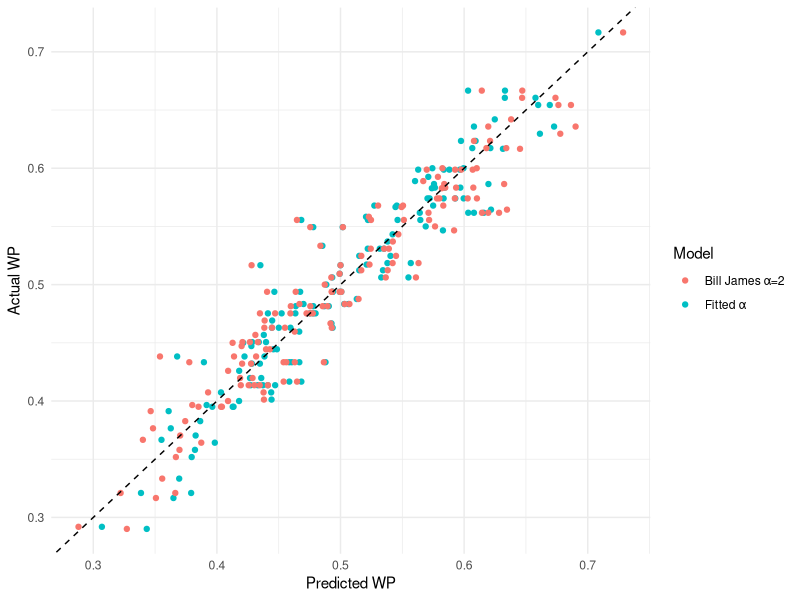
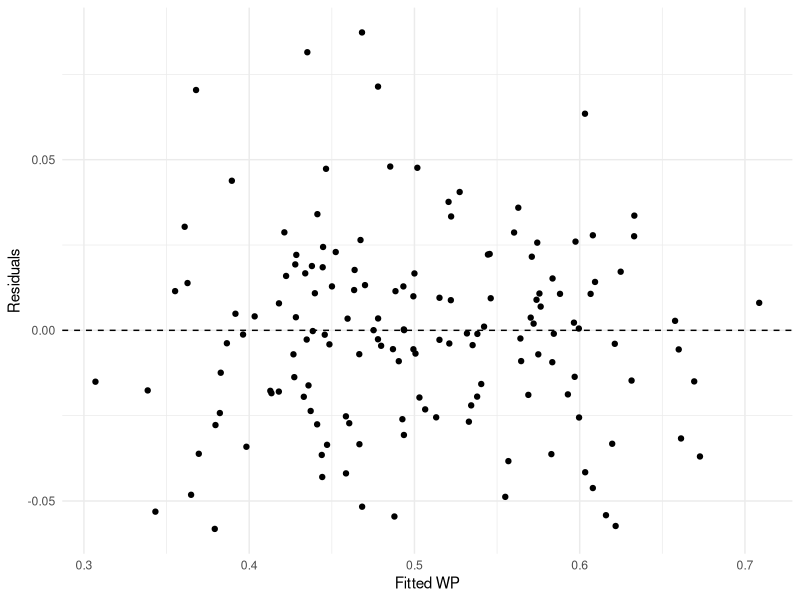
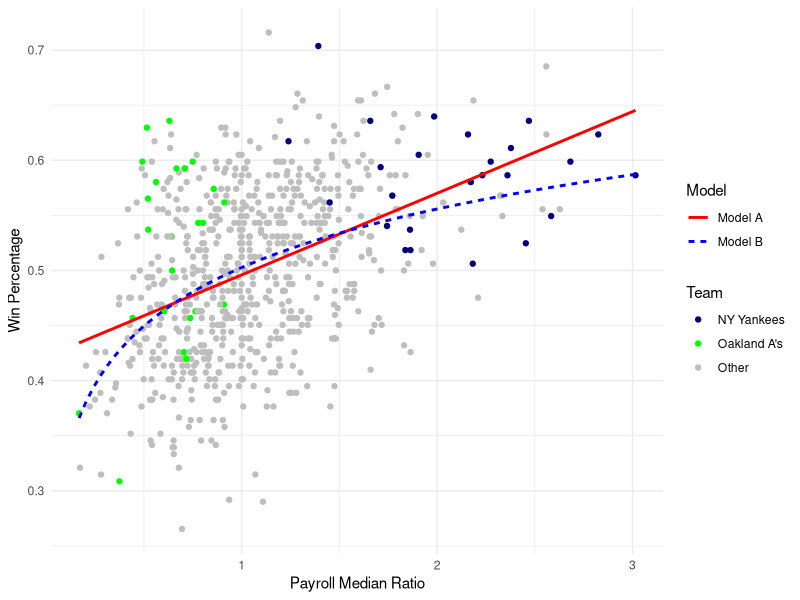
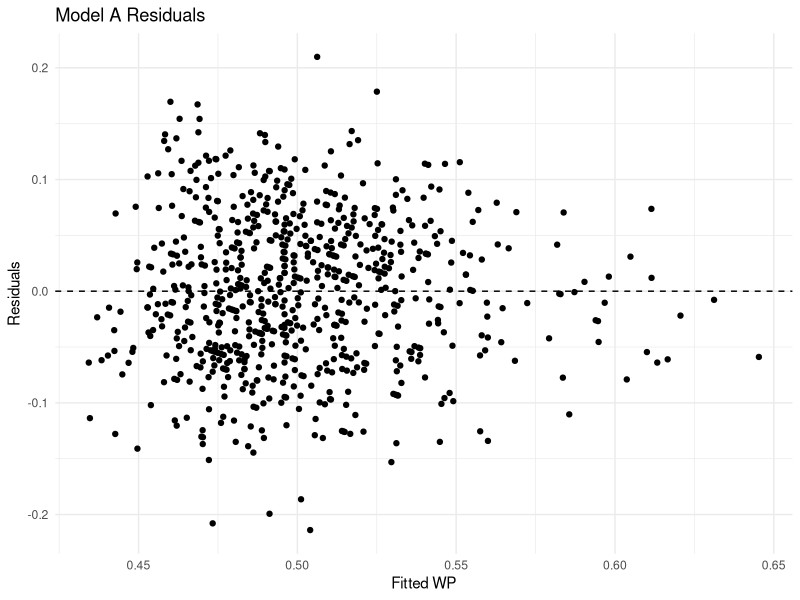
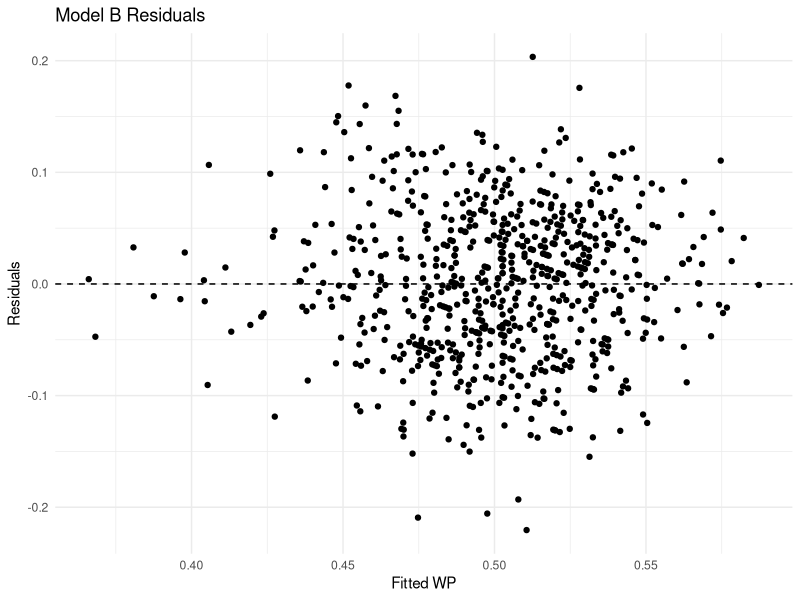
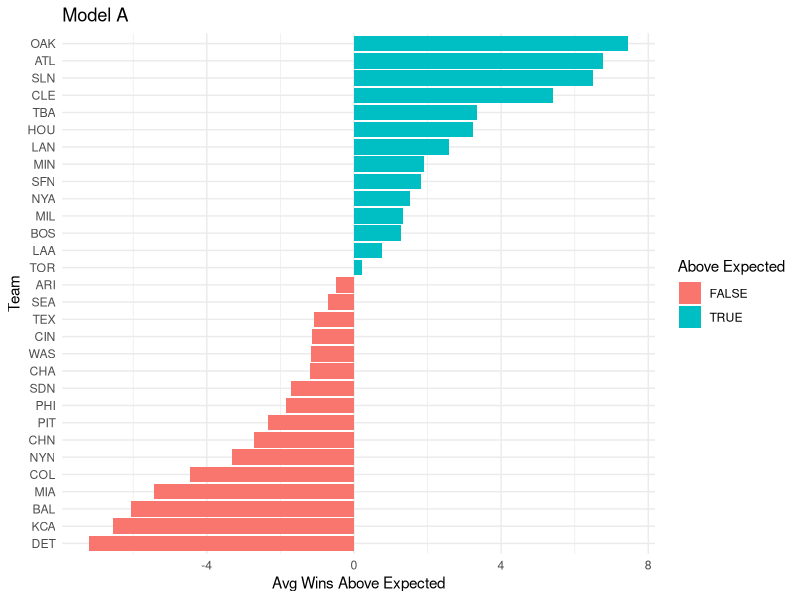
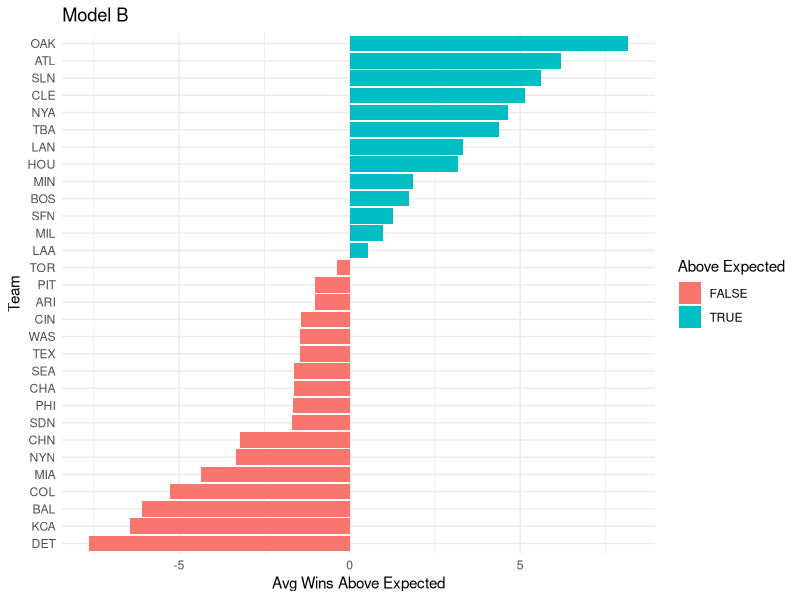

These charts were generated, in order, by the following R code:
#############
### SETUP ###
#############

#install.packages(c("ggplot2", "tidyverse"))
library(ggplot2)
library(tidyverse)

##############
### PART 1 ###
##############

# load team-season data
mlb_team_seasons = read_csv("../data/01_mlb-team-seasons.csv")

# transform variables used in the Pythagorean exponent model
pythag_data = mlb_team_seasons %>%
  mutate(
    logit_wp = log(WP / (1 - WP)),
    log_rs_ra = log(RS / RA)
  )

# TODO:
# 1) Fit no-intercept model: logit_wp ~ 0 + log_rs_ra
pythag_model = lm(logit_wp ~ 0 + log_rs_ra, data = pythag_data)
summary(pythag_model)

# 2) Extract alpha estimate and a 95% confidence interval
alpha_hat = coef(pythag_model)["log_rs_ra"]
alpha_ci = confint(pythag_model)["log_rs_ra",]

# 3) Build helper to convert RS/RA + alpha -> predicted WP
pythag_wp = function(RS, RA, alpha) RS^alpha / (RS^alpha + RA^alpha)
# 4) Compare fitted-alpha predictions vs Bill James alpha = 2
pythag_data = pythag_data %>%
  mutate(
    wp_fitted = pythag_wp(RS, RA, alpha_hat),
    wp_james  = pythag_wp(RS, RA, 2)
  )

#RMSE
rmse = function(actual, pred) sqrt(mean((actual - pred)^2))
cat("Fitted RMSE:", rmse(pythag_data$WP, pythag_data$wp_fitted), "\n")
cat("James RMSE:",  rmse(pythag_data$WP, pythag_data$wp_james), "\n")
#Fitted alpha model has smaller RMSE (0.0278 vs 0.0293), so it fits better.

# plot actual vs predicted with 45-degree line
ggplot(pythag_data) +
  geom_point(aes(wp_fitted, WP, color = "Fitted α")) +
  geom_point(aes(wp_james,  WP, color = "Bill James α=2")) +
  geom_abline(slope=1, intercept=0, linetype="dashed") +
  labs(x="Predicted WP", y="Actual WP", color="Model") +
  theme_minimal()

#Task 3
cat("Alpha:", alpha_hat, "\n")
cat("SE:", summary(pythag_model)$coefficients["log_rs_ra", "Std. Error"], "\n")
cat("95% CI:", alpha_ci, "\n")
#a = 1.80, Se, = 0.04986, 95% CI = [1.701, 1.898]. Since a=2 is outside this interval, it is not plausible based on our data. 

#Task 4
ggplot(pythag_data, aes(wp_fitted, WP - wp_fitted)) +
  geom_point() +
  geom_hline(yintercept=0, linetype="dashed") +
  labs(x="Fitted WP", y="Residuals") +
  theme_minimal()

#what would you expect to see if the linear model is reasonable? It should be scattered
#Do you see curvature, outliers, or changing spread? No it seems pretty scatter and random.
#

##############
### PART 2 ###
##############

#Task 1

# load payroll data
mlb_payrolls = read_csv("../data/01_mlb-payrolls.csv")

# remove 2020 covid-shortened season
payroll_data = mlb_payrolls %>%
  filter(year_id != 2020)

ggplot(payroll_data, aes(x = payroll_median_ratio, y = wp)) +
  geom_point(aes(color = case_when(
    team_id == "OAK" ~ "Oakland A's",
    team_id == "NYA" ~ "NY Yankees",
    TRUE ~ "Other"
  ))) +
  scale_color_manual(values = c("Oakland A's" = "green", "NY Yankees" = "navy", "Other" = "gray")) +
  geom_smooth(method = "lm", formula = y ~ x, aes(linetype = "Model A"), se = FALSE, color = "red") +
  geom_smooth(method = "lm", formula = y ~ log(x), aes(linetype = "Model B"), se = FALSE, color = "blue") +
  labs(x = "Payroll Median Ratio", y = "Win Percentage", color = "Team", linetype = "Model") +
  theme_minimal()
#Model B seems to fit the data better because it fits the data better around median ratio of 2 and above.

#Task 2
# fit both models
model_a = lm(wp ~ payroll_median_ratio, data = payroll_data)
model_b = lm(wp ~ log_payroll_median_ratio, data = payroll_data)

# add residuals
payroll_data = payroll_data %>%
  mutate(
    resid_a = wp - fitted(model_a),
    resid_b = wp - fitted(model_b)
  )

# residual plots
ggplot(payroll_data, aes(fitted(model_a), resid_a)) +
  geom_point() +
  geom_hline(yintercept = 0, linetype = "dashed") +
  labs(x = "Fitted WP", y = "Residuals", title = "Model A Residuals") +
  theme_minimal()

ggplot(payroll_data, aes(fitted(model_b), resid_b)) +
  geom_point() +
  geom_hline(yintercept = 0, linetype = "dashed") +
  labs(x = "Fitted WP", y = "Residuals", title = "Model B Residuals") +
  theme_minimal()
# average residual per team, converted to wins
avg_resid_a = payroll_data %>%
  group_by(team_id) %>%
  summarise(avg_wins = mean(resid_a) * 162) %>%
  arrange(desc(avg_wins))

avg_resid_b = payroll_data %>%
  group_by(team_id) %>%
  summarise(avg_wins = mean(resid_b) * 162) %>%
  arrange(desc(avg_wins))

# Model A graph
ggplot(avg_resid_a, aes(x = reorder(team_id, avg_wins), y = avg_wins, fill = avg_wins > 0)) +
  geom_bar(stat = "identity") +
  coord_flip() +
  labs(x = "Team", y = "Avg Wins Above Expected", title = "Model A", fill = "Above Expected") +
  theme_minimal()

# Model B graph
ggplot(avg_resid_b, aes(x = reorder(team_id, avg_wins), y = avg_wins, fill = avg_wins > 0)) +
  geom_bar(stat = "identity") +
  coord_flip() +
  labs(x = "Team", y = "Avg Wins Above Expected", title = "Model B", fill = "Above Expected") +
  theme_minimal()

# Both residual plots look randomly scattered around 0 with no clear curvature.
# Model A has slight funnel shape suggesting changing spread at high payrolls.

#Task 3
# pick a Red Sox season
red_sox = payroll_data %>% filter(team_id == "BOS", year_id == 2010)

# fitted WP
predict(model_b, newdata = red_sox)

# confidence interval (mean WP at that payroll level)
predict(model_b, newdata = red_sox, interval = "confidence")

# prediction interval (individual team-season)
predict(model_b, newdata = red_sox, interval = "prediction")

## Fitted WP: 0.550
# Confidence interval: [0.541, 0.559] - uncertainty in mean WP at this payroll level
# Prediction interval: [0.417, 0.683] - uncertainty for one specific team-season
# Prediction interval is wider because it accounts for individual team randomness on top of model uncertainty.

# Model B is better intuitively because spending has diminishing returns. Similar to how the athletes practicing skills has diminishing returns. 
